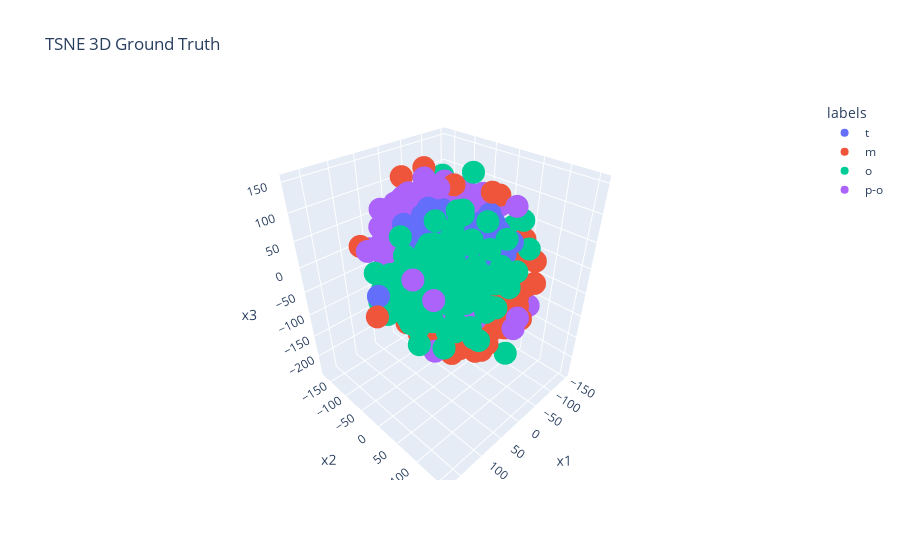

The cell this chart's notebook holds for it:
### Code cell
fig = px.scatter_3d(dftsne, x='x1', y='x2', z='x3', color=dftsne['labels'], 
                    title='TSNE 3D Ground Truth')
fig.show()
